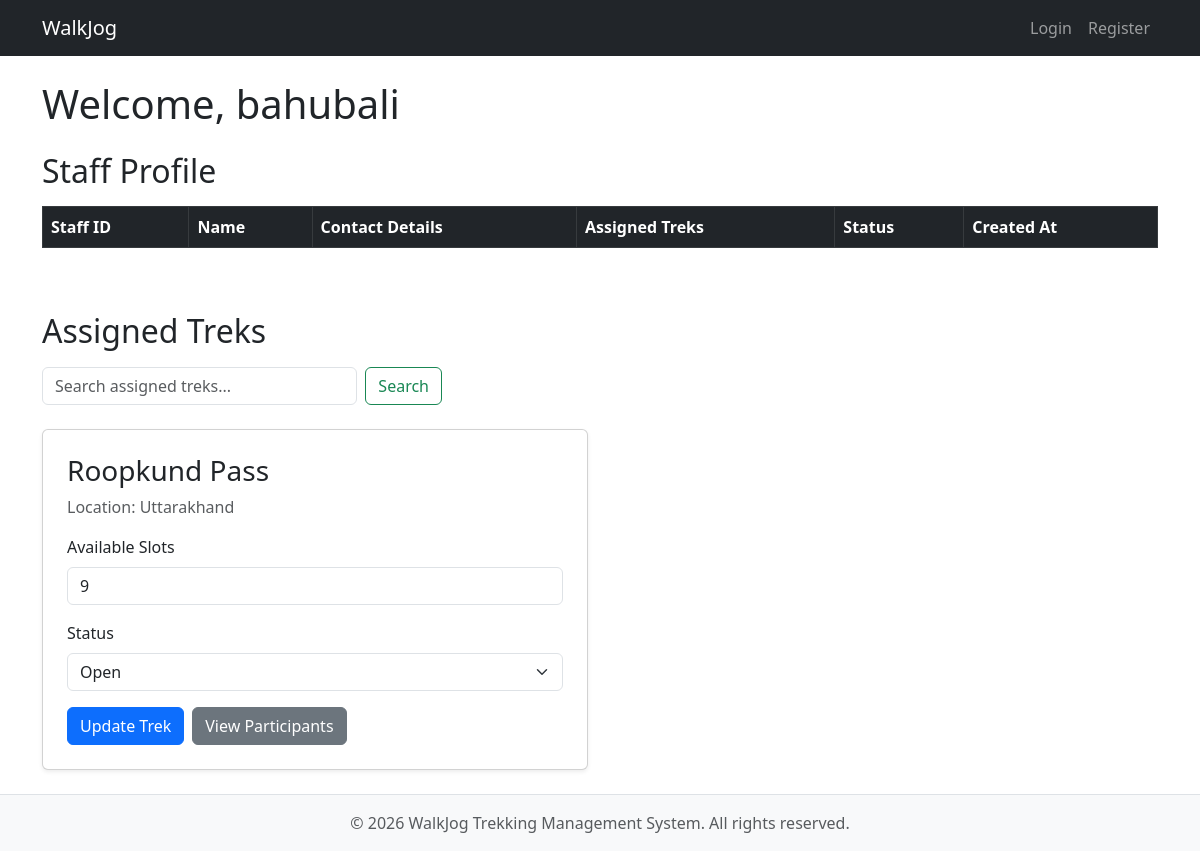
/staff/dashboard/bahubali, run on the app's committed database.
### models.py (models this page shows)
class Users(db.Model):
    __tablename__ = 'users'
    id = db.Column(
        db.Integer,
        primary_key = True)
    username = db.Column(
        db.String(50),
        unique=True,
        nullable=False)
    password = db.Column(
        db.String(255),
        nullable=False)
    role = db.Column(
        db.String(20),
        nullable=False)

class Trek(db.Model):
    __tablename__ = 'treks'
    trek_id = db.Column(
        db.Integer,
        primary_key=True
    )
    trek_name = db.Column(
        db.String(100),
        nullable=False
    )
    location = db.Column(
        db.String(100),
        nullable=False
    )
    difficulty = db.Column(
        db.String(20),
        nullable=False
    )
    available_slots = db.Column(
        db.Integer,
        nullable=False
    )
    duration = db.Column(
        db.Integer,
        nullable=True
    )
    status = db.Column(
        db.String(20),
        default='Pending'
    )
    start_date = db.Column(
        db.Date
    )
    end_date = db.Column(
        db.Date
    )
    is_blacklisted = db.Column(
        db.Boolean,
        default=False
    )
    staff_id = db.Column(
        db.Integer,
        db.ForeignKey('staff_profile.staff_id'),
        nullable=True
    )

### app.py (the view)
@app.route("/staff/dashboard/<username>")
def staff_dashboard(username):
    user = Users.query.filter_by(username=username).first_or_404()
    staff_data = StaffProfile.query.filter_by(staff_id=user.id).all()
    trek_data = Trek.query.filter_by(staff_id=user.id).all()
    return render_template('staff_dashboard.html', username=username, staff_profiles=staff_data, treks=trek_data )

### templates/staff_dashboard.html (shortened to what this page needs)
{% extends "base.html" %}
{% block content %}
<h1 class="mb-4">Welcome, {{ username }}</h1>
<h2 class="mb-3">Staff Profile</h2>
<div class="table-responsive mb-5">
<table class="table table-bordered table-striped">
    <thead class="table-dark">
        <tr>
            <th>Staff ID</th>
            <th>Name</th>
            <th>Contact Details</th>
            <th>Assigned Treks</th>
            <th>Status</th>
            <th>Created At</th>
        </tr>
    </thead>
</table>
</div>
<h2 class="mb-3">Assigned Treks</h2>
<form method="GET" class="d-flex mb-4" style="max-width: 400px;">
    <input class="form-control me-2" type="text" name="search" placeholder="Search assigned treks..." value="{{ request.args.get('search', '') }}">
    <button class="btn btn-outline-success" type="submit">Search</button>
</form>
<div class="row">
{% set query = request.args.get('search', '').lower() %}
{% for trek in treks %}
{% if not query or query in trek.trek_name.lower() or query in trek.location.lower() %}
<div class="col-md-6 mb-4">
    <form action="{{ url_for('update_trek', trek_id=trek.trek_id) }}" method="post" class="card p-4 shadow-sm h-100">
        <h3 class="card-title">{{ trek.trek_name }}</h3>
        <p class="card-text text-muted">Location: {{ trek.location }}</p>
        <div class="mb-3">
            <label class="form-label">Available Slots</label>
            <input type="number" class="form-control" name="available_slots" value="{{ trek.available_slots }}">
        </div>
        <div class="mb-3">
            <label class="form-label">Status</label>
            <select name="status" class="form-select">
                <option value="Open" {% if trek.status == 'Open' %}selected{% endif %}>Open</option>
            </select>
        </div>
        <div class="mt-auto d-flex gap-2">
            <button type="submit" class="btn btn-primary">Update Trek</button>
            <a href="{{ url_for('trek_users', trek_id=trek.trek_id) }}" class="btn btn-secondary">View Participants</a>
        </div>
    </form>
</div>
{% endif %}
{% endfor %}
</div>
{% endblock content %}

### data on the page
Users: username "bahubali"
Trek: trek_name "Roopkund Pass", location "Uttarakhand", available_slots "9", status "Open"
